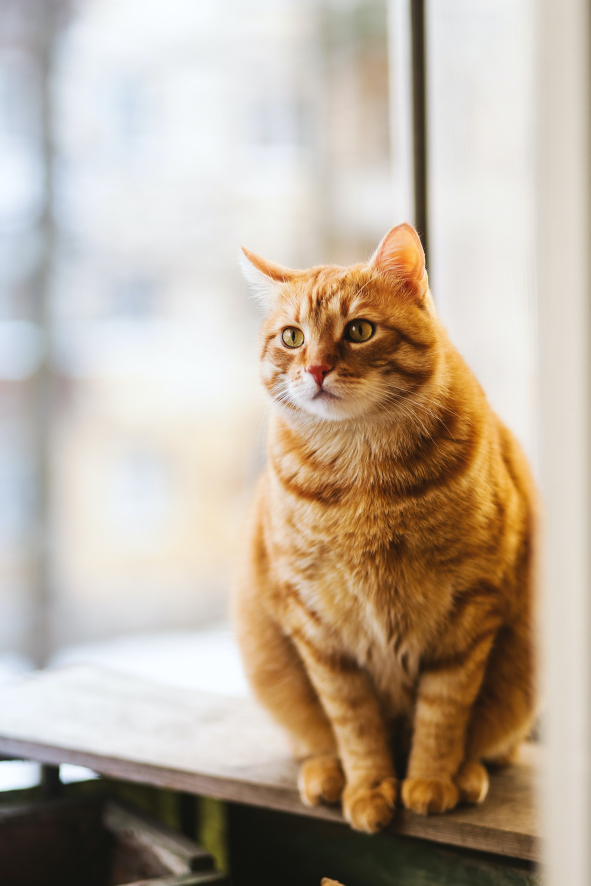
#> input picture Opencv/cat.jpg, 1771 x 2657 px (shown at 1/3 size)
$ python 'Contour Detection.py'
#> lines starting #> are read from the running program, lines starting #| are printed output that depends on the picture; after the words box and inside, x2 and y2 are one past the last pixel; in counts of white or black regions, pixels touching at a corner belong together
import cv2 as cv
import numpy as np
img = cv.imread('cat.jpg')
#> img is the input picture: shape (2657, 1771, 3); mean B, G, R 157.9, 174.2, 188.7
def rescaleFrame (frame,scale=0.20):
#> called with scale = 0.2
    width = int(frame.shape[1] * scale)
#> width = 354
    height = int(frame.shape[0] * scale)
#> height = 531
    dimensions = (width,height)
#> dimensions = (354, 531)

    return  cv.resize(frame, dimensions, interpolation = cv.INTER_AREA)
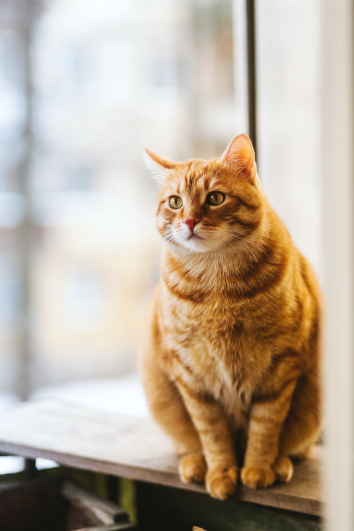
#> returned value: shape (531, 354, 3); mean of channels 0, 1, 2 157.9, 174.2, 188.7; drawn as B, G, R

resized_img = rescaleFrame(img)
#cv.imshow('Image',resized_img)

blank = np.zeros(resized_img.shape,dtype='uint8')

gray = cv.cvtColor(resized_img,cv.COLOR_BGR2GRAY)
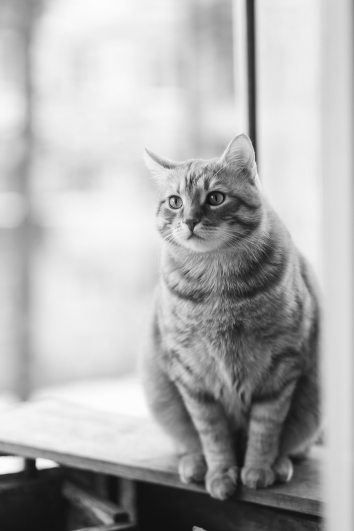
#> gray: shape (531, 354); min 16, max 252, mean 176.7
cv.imshow('Gray',gray)

# canny = cv.Canny(resized_img,125,175)
# cv.imshow('Canny',canny)

ret , thresh = cv.threshold(gray,125,255,cv.THRESH_BINARY)
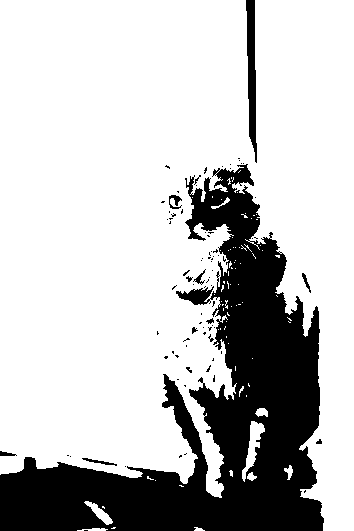
#> thresh: shape (531, 354); 76.2% white; 84 black regions (73 under 20 px)


contours , hierachies = cv.findContours(thresh,cv.RETR_LIST,cv.CHAIN_APPROX_NONE)
#> contours = 205 contours, 181 with area under 20; largest, box (x1, y1, x2, y2) and area: (0, 0, 354, 531) 141152, (242, 421, 265, 482) 436, (175, 285, 215, 306) 425, (84, 501, 113, 525) 200, (168, 194, 183, 210) 131
print(f'{len(contours)}contours(s) found!')
#| 205contours(s) found!

cv.drawContours(blank,contours,-1,(0,0,255),2)
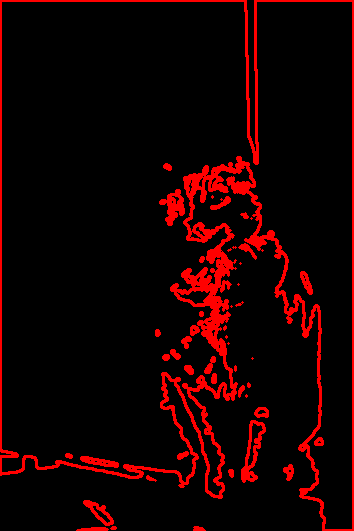
#> blank: shape (531, 354, 3); mean of channels 0, 1, 2 0, 0, 23.4; drawn as B, G, R
cv.imshow('Contours Dawn', blank)

cv.waitKey(0)
